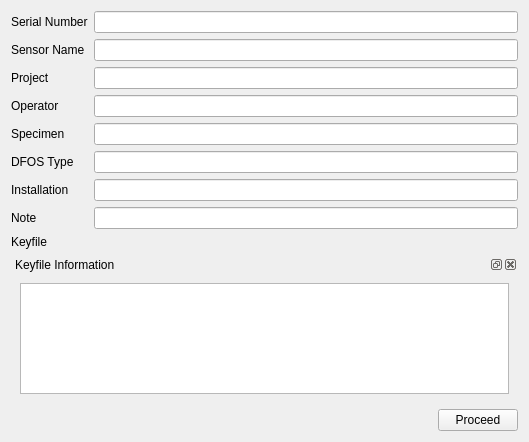
<?xml version="1.0" encoding="UTF-8"?>
<ui version="4.0">
 <class>Import</class>
 <widget class="QWidget" name="Import">
  <property name="geometry">
   <rect>
    <x>0</x>
    <y>0</y>
    <width>529</width>
    <height>442</height>
   </rect>
  </property>
  <property name="windowTitle">
   <string>Import Keyfile to Database</string>
  </property>
  <property name="toolTip">
   <string/>
  </property>
  <layout class="QVBoxLayout" name="verticalLayout_4">
   <item>
    <layout class="QFormLayout" name="formLayout">
     <item row="0" column="0">
      <widget class="QLabel" name="serialNumberLabel">
       <property name="toolTip">
        <string>Serial Number</string>
       </property>
       <property name="text">
        <string>Serial Number</string>
       </property>
      </widget>
     </item>
     <item row="0" column="1">
      <widget class="QLineEdit" name="serialNumberLineEdit">
       <property name="toolTip">
        <string>Enter serial number metadata</string>
       </property>
      </widget>
     </item>
     <item row="1" column="0">
      <widget class="QLabel" name="sensorNameLabel">
       <property name="toolTip">
        <string>Sensor Name</string>
       </property>
       <property name="text">
        <string>Sensor Name</string>
       </property>
      </widget>
     </item>
     <item row="1" column="1">
      <widget class="QLineEdit" name="sensorNameLineEdit">
       <property name="toolTip">
        <string>Enter sensor name metadata</string>
       </property>
      </widget>
     </item>
     <item row="2" column="0">
      <widget class="QLabel" name="projectLabel">
       <property name="toolTip">
        <string>Project</string>
       </property>
       <property name="text">
        <string>Project</string>
       </property>
      </widget>
     </item>
     <item row="2" column="1">
      <widget class="QLineEdit" name="projectLineEdit">
       <property name="toolTip">
        <string>Enter project metadata</string>
       </property>
      </widget>
     </item>
     <item row="3" column="0">
      <widget class="QLabel" name="operatorLabel">
       <property name="toolTip">
        <string>Operator</string>
       </property>
       <property name="text">
        <string>Operator</string>
       </property>
      </widget>
     </item>
     <item row="3" column="1">
      <widget class="QLineEdit" name="operatorLineEdit">
       <property name="toolTip">
        <string>Enter operator metadata</string>
       </property>
      </widget>
     </item>
     <item row="4" column="0">
      <widget class="QLabel" name="specimenLabel">
       <property name="toolTip">
        <string>Specimen</string>
       </property>
       <property name="text">
        <string>Specimen</string>
       </property>
      </widget>
     </item>
     <item row="4" column="1">
      <widget class="QLineEdit" name="specimenLineEdit">
       <property name="toolTip">
        <string>Enter specimen metadata</string>
       </property>
      </widget>
     </item>
     <item row="5" column="0">
      <widget class="QLabel" name="dFOSTypeLabel">
       <property name="toolTip">
        <string>DFOS Type</string>
       </property>
       <property name="text">
        <string>DFOS Type</string>
       </property>
      </widget>
     </item>
     <item row="5" column="1">
      <widget class="QLineEdit" name="dFOSTypeLineEdit">
       <property name="toolTip">
        <string>Enter DFOS type metadata</string>
       </property>
      </widget>
     </item>
     <item row="6" column="0">
      <widget class="QLabel" name="installationLabel">
       <property name="toolTip">
        <string>Installation</string>
       </property>
       <property name="text">
        <string>Installation</string>
       </property>
      </widget>
     </item>
     <item row="6" column="1">
      <widget class="QLineEdit" name="installationLineEdit">
       <property name="toolTip">
        <string>Enter installation metadata</string>
       </property>
      </widget>
     </item>
     <item row="7" column="0">
      <widget class="QLabel" name="noteLabel">
       <property name="toolTip">
        <string>Note</string>
       </property>
       <property name="text">
        <string>Note</string>
       </property>
      </widget>
     </item>
     <item row="7" column="1">
      <widget class="QLineEdit" name="noteLineEdit">
       <property name="toolTip">
        <string>Enter note metadata</string>
       </property>
      </widget>
     </item>
     <item row="8" column="0">
      <widget class="QLabel" name="keyfileLabel">
       <property name="toolTip">
        <string>Keyfile</string>
       </property>
       <property name="text">
        <string>Keyfile</string>
       </property>
      </widget>
     </item>
     <item row="8" column="1">
      <widget class="QLabel" name="keyfileStatus">
       <property name="toolTip">
        <string>Attached Keyfile</string>
       </property>
       <property name="text">
        <string/>
       </property>
      </widget>
     </item>
    </layout>
   </item>
   <item>
    <widget class="QDockWidget" name="dockWidget">
     <property name="toolTip">
      <string>Keyfile Information</string>
     </property>
     <property name="windowTitle">
      <string>Keyfile Information</string>
     </property>
     <widget class="QWidget" name="dockWidgetContents">
      <layout class="QVBoxLayout" name="verticalLayout">
       <item>
        <widget class="QTextBrowser" name="infoTextBrowser">
         <property name="toolTip">
          <string>More information about the keyfile</string>
         </property>
        </widget>
       </item>
      </layout>
     </widget>
    </widget>
   </item>
   <item>
    <layout class="QHBoxLayout" name="horizontalButtonlLayout">
     <item>
      <spacer name="horizontalSpacer">
       <property name="orientation">
        <enum>Qt::Horizontal</enum>
       </property>
       <property name="sizeHint" stdset="0">
        <size>
         <width>40</width>
         <height>20</height>
        </size>
       </property>
      </spacer>
     </item>
     <item>
      <widget class="QPushButton" name="importButton">
       <property name="toolTip">
        <string>Import and Next</string>
       </property>
       <property name="text">
        <string>Proceed</string>
       </property>
      </widget>
     </item>
    </layout>
   </item>
  </layout>
 </widget>
 <resources/>
 <connections/>
</ui>
